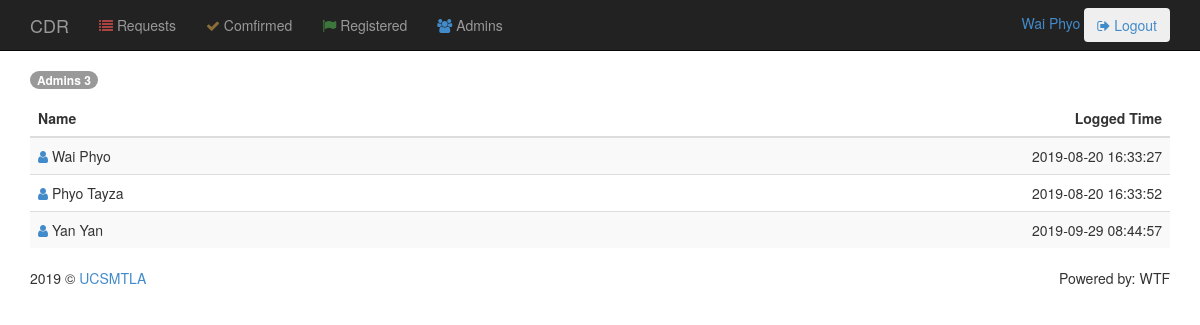
Page /admin/admins.php (signed in) on the committed database.
### tables this page shows
CREATE TABLE `users` (
  `id` int(100) NOT NULL,
  `name` varchar(100) NOT NULL,
  `username` varchar(100) NOT NULL,
  `password` varchar(100) NOT NULL,
  `logged_time` timestamp NOT NULL DEFAULT CURRENT_TIMESTAMP
);

### admin/admins.php (the view, shortened to what this page needs)
<?php
  require('../users/config.php');
	include('index.php');
  $sql ="SELECT * FROM `users`";
  $result = mysqli_query($con, $sql);
?>
<!DOCTYPE html>
<html>
<head>
</head>
<body>
  <div class="container" style="margin-top:30px;">
    <h1 class="h1 admins">
      <sapn class="badge badge-secondary">
        Admins
        <?php echo mysqli_num_rows($result);?></span>
    </h1>
  </div>
  <div class="container">
      <table class="table table-striped table-hover">
        <thead>
          <tr>
            <th>Name</th>
            <th><span class="pull-right">Logged Time</span></th>
          </tr>
        </thead>
        <tbody>
          <?php
            if (mysqli_num_rows($result) > 0) {
              while($row = mysqli_fetch_assoc($result)) {
          ?>
             <tr>
              <td><i class="fa fa-user text-primary"></i> <?php echo $row['name'];?></td>
              <td>
                    <span class="pull-right">
                        <?php echo $row['logged_time'];?>
                    </span>
                </td>
            </tr>
          <?php
              }
            }
          ?>
        </tbody>
      </table>
  </div>
  <?php
    include('footer.php');
  ?>
</body>
</html>

### rows in the picture
users: name "Wai Phyo", logged_time "2019-08-20 16:33:27"
users: name "Phyo Tayza", logged_time "2019-08-20 16:33:52"
users: name "Yan Yan", logged_time "2019-09-29 08:44:57"

### other values in the picture
$_SESSION['username'] "Wai Phyo"
mysqli_num_rows($result) "3"
